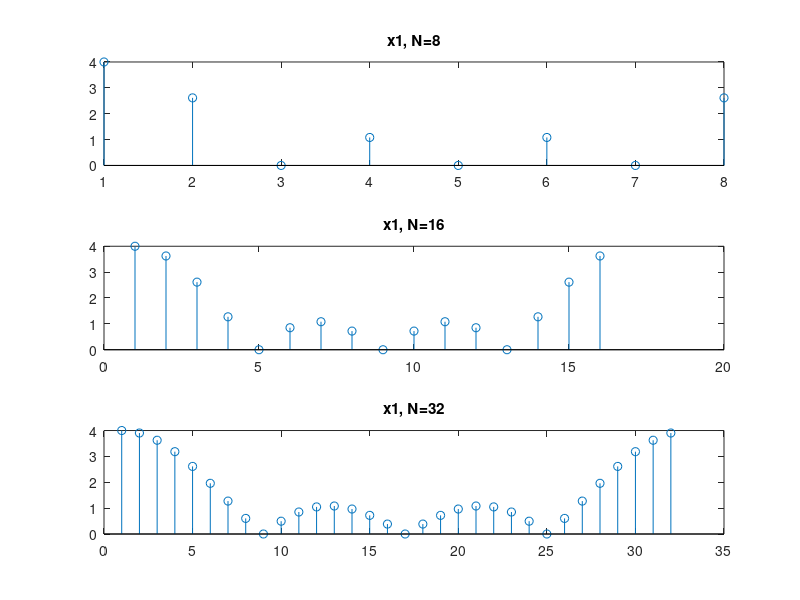
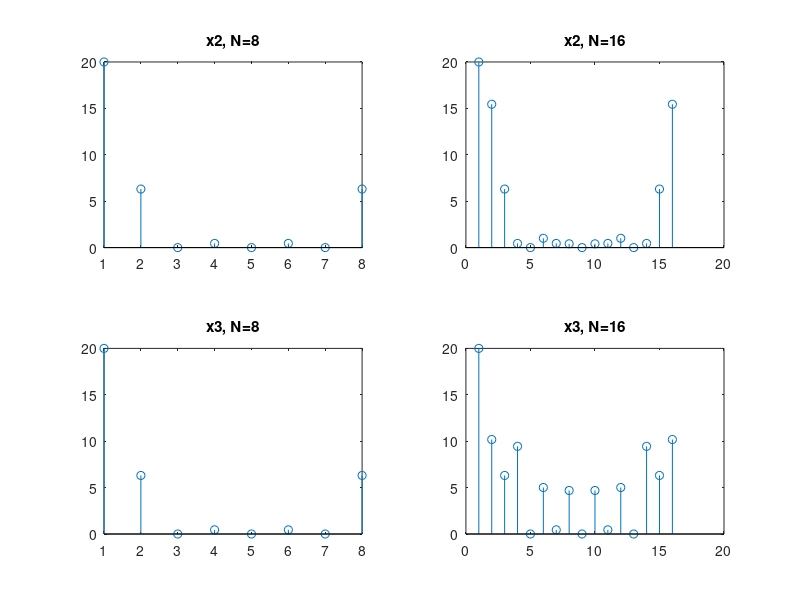

The MATLAB script that drew these images, in order:
x1=[1,1,1,1];
x2=[1,2,3,4,4,3,2,1];
x3=[4,3,2,1,1,2,3,4];

% Plotting x1
figure;
for N = [8, 16, 32]
    subplot(3, 1, log2(N/8)+1);
    stem(abs(fft(x1, N)));
    title(sprintf('x1, N=%d', N));
end

% Plotting x2 and x3
figure;
for i = 1:2
    if i == 1
        x = x2;
        title_str = 'x2';
    else
        x = x3;
        title_str = 'x3';
    end
    for N = [8, 16]
        subplot(2, 2, (i-1)*2+log2(N/8)+1);
        stem(abs(fft(x, N)));
        title(sprintf('%s, N=%d', title_str, N));
    end
end